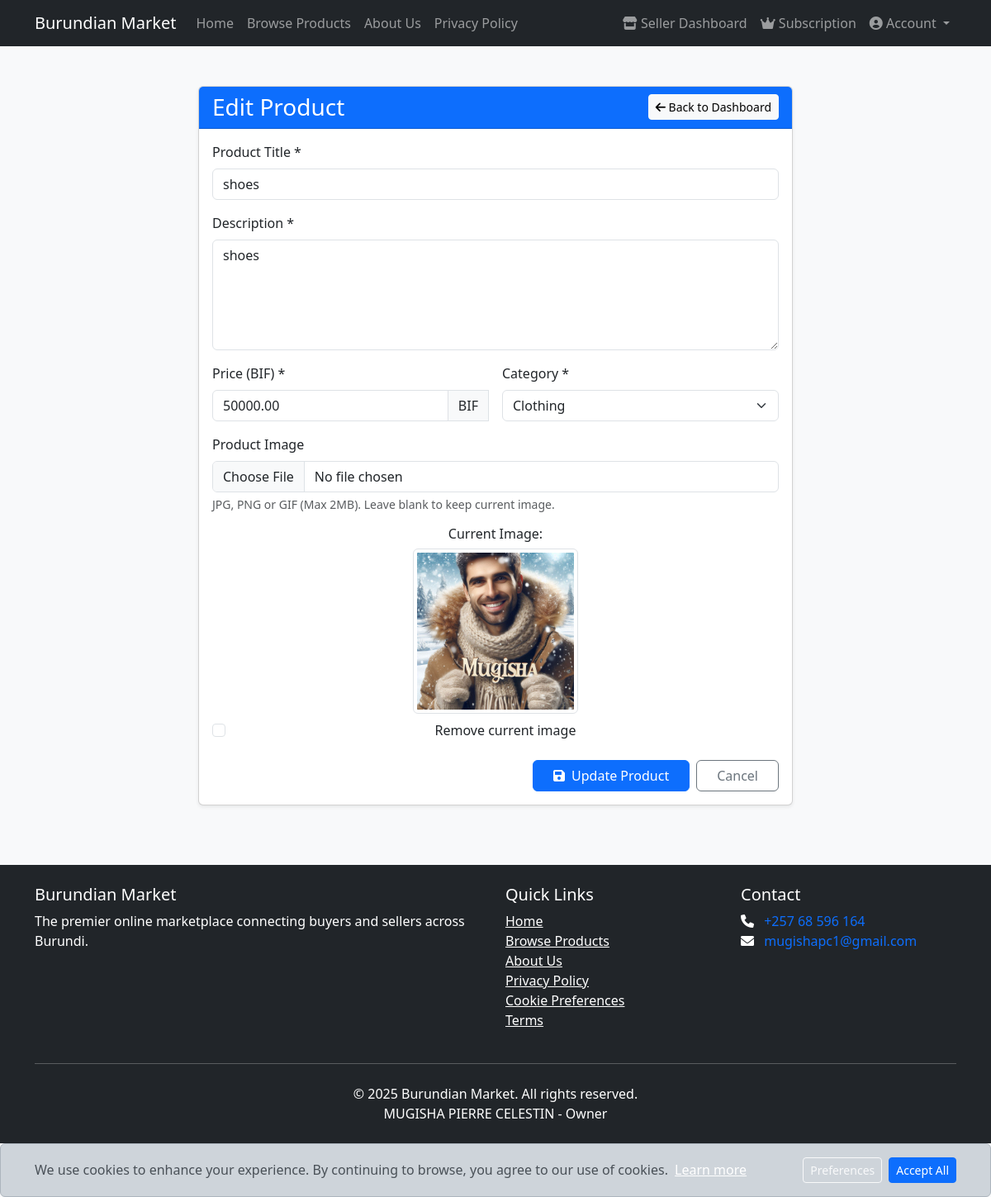
The page /product/edit/2 (signed in) on the database its author committed.
### app.py (models this page shows, shortened)
class Product(db.Model):
    __tablename__ = 'products'
    id = db.Column(db.Integer, primary_key=True)
    title = db.Column(db.String(200), nullable=False)
    description = db.Column(db.Text, nullable=True)
    price = db.Column(db.Float, nullable=False)
    category = db.Column(db.String(50), nullable=True)
    image = db.Column(db.String(200), nullable=True)
    seller_id = db.Column(db.Integer, db.ForeignKey('users.id'), nullable=False)
    created_at = db.Column(db.DateTime, default=db.func.current_timestamp())
    seller = db.relationship('User', backref=db.backref('products', lazy=True))

### app.py (the view, shortened to what this page needs)
@app.route('/product/edit/<int:product_id>', methods=['GET', 'POST'])
def edit_product(product_id):
    if 'user_id' not in session or session['user_type'] != 'seller':
        abort(403)  # Forbidden for buyers
    product = Product.query.get_or_404(product_id)
    if product.seller_id != session['user_id']:
        abort(403)  # Forbidden for other sellers
    return render_template('edit_product.html', product=product)

### app.py (called while the page is built)
@app.before_request
def refresh_session():
    if 'user_id' in session:
        session.modified = True
        user = User.query.get(session['user_id'])
        if not user:
            session.clear()
            return redirect(url_for('login'))
        session['user_type'] = user.user_type
        session['username'] = user.username

@app.before_request
def check_persistent_login():
    if 'user_id' not in session and request.endpoint != 'logout':
        remember_token = request.cookies.get('remember_token')
        if remember_token:
            try:
                user_id = serializer.loads(remember_token, salt='remember-me')
                user = User.query.get(user_id)
                if user and user.remember_token == remember_token:
                    session.permanent = True
                    session['user_id'] = user.id
                    session['user_type'] = user.user_type
                    session['username'] = user.username
                    session['_fresh'] = False  # Not a fresh login
                    session.modified = True
                    user.last_login = datetime.now()
                    db.session.commit()
            except:
                pass

### templates/edit_product.html (shortened to what this page needs)
{% extends "base.html" %}
{% block content %}
<div class="container py-4">
    <div class="row justify-content-center">
        <div class="col-lg-8">
            <div class="card shadow-sm">
                <div class="card-header bg-primary text-white">
                    <div class="d-flex justify-content-between align-items-center">
                        <h3 class="mb-0">Edit Product</h3>
                        <a href="{{ url_for('seller_dashboard') }}" class="btn btn-sm btn-light">
                            <i class="fas fa-arrow-left"></i> Back to Dashboard
                        </a>
                    </div>
                </div>
                <div class="card-body">
                    <form method="POST" action="{{ url_for('edit_product', product_id=product.id) }}" enctype="multipart/form-data" novalidate>
                        <div class="mb-3">
                            <label for="title" class="form-label">Product Title *</label>
                            <input type="text" class="form-control" id="title" name="title"
                                   value="{{ product.title }}" required>
                        </div>
                        <div class="mb-3">
                            <label for="description" class="form-label">Description *</label>
                            <textarea class="form-control" id="description" name="description"
                                      rows="5" required>{{ product.description }}</textarea>
                        </div>
                        <div class="row g-3">
                            <div class="col-md-6">
                                <label for="price" class="form-label">Price (BIF) *</label>
                                <div class="input-group">
                                    <input type="number" step="0.01" class="form-control" id="price"
                                           name="price" value="{{ '%.2f' % product.price }}" required>
                                    <span class="input-group-text">BIF</span>
                                </div>
                            </div>
                            <div class="col-md-6">
                                <label for="category" class="form-label">Category *</label>
                                <select class="form-select" id="category" name="category" required>
                                    <option value="Clothing" {% if product.category == 'Clothing' %}selected{% endif %}>Clothing</option>
                                </select>
                            </div>
                        </div>
                        <div class="mb-4 mt-3">
                            <label for="image" class="form-label">Product Image</label>
                            <input class="form-control" type="file" id="image" name="image" accept="image/*">
                            <div class="form-text">
                                JPG, PNG or GIF (Max 2MB). Leave blank to keep current image.
                            </div>
                            {% if product.image %}
                            <div class="mt-3 text-center">
                                <h6>Current Image:</h6>
                                <img src="{{ url_for('static', filename=product.image) }}"
                                     class="img-thumbnail"
                                     style="max-height: 200px;"
                                     alt="{{ product.title }}">
                                <div class="form-check mt-2">
                                    <input class="form-check-input" type="checkbox" id="remove_image" name="remove_image">
                                    <label class="form-check-label" for="remove_image">
                                        Remove current image
                                    </label>
                                </div>
                            </div>
                            {% endif %}
                        </div>
                        <div class="d-grid gap-2 d-md-flex justify-content-md-end">
                            <button type="submit" class="btn btn-primary px-4">
                                <i class="fas fa-save me-2"></i>Update Product
                            </button>
                            <a href="{{ url_for('seller_dashboard') }}" class="btn btn-outline-secondary px-4">
                                Cancel
                            </a>
                        </div>
                    </form>
                </div>
            </div>
        </div>
    </div>
</div>
{% endblock %}

### static/css/style.css (style rules this page uses)
body { font-family: 'Segoe UI', Tahoma, Geneva, Verdana, sans-serif; background-color: #f8f9fa; }
.card { transition: transform 0.3s, box-shadow 0.3s; }

### rows shown on the page
Product: title "shoes", description "shoes", price "50000.00", category "Clothing", image (picture)
